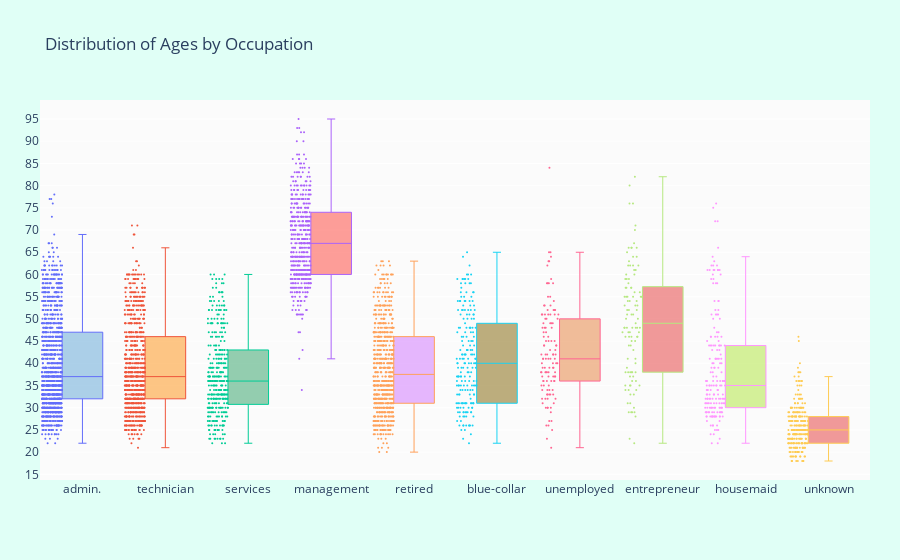

Here is the notebook cell this chart was saved with:
### Markdown cell above
# Visualization 12: Distribution of Ages by Occupation

### Code cell
# Now let's see which occupation tended to have more balance in their accounts

suscribed_df = df.loc[df["deposit"] == "yes"]

occupations = df["job"].unique().tolist()

# Get the balances by jobs
management = suscribed_df["age"].loc[suscribed_df["job"] == "management"].values
technician = suscribed_df["age"].loc[suscribed_df["job"] == "technician"].values
services = suscribed_df["age"].loc[suscribed_df["job"] == "services"].values
retired = suscribed_df["age"].loc[suscribed_df["job"] == "retired"].values
blue_collar = suscribed_df["age"].loc[suscribed_df["job"] == "blue-collar"].values
unemployed = suscribed_df["age"].loc[suscribed_df["job"] == "unemployed"].values
entrepreneur = suscribed_df["age"].loc[suscribed_df["job"] == "entrepreneur"].values
housemaid = suscribed_df["age"].loc[suscribed_df["job"] == "housemaid"].values
self_employed = suscribed_df["age"].loc[suscribed_df["job"] == "self-employed"].values
student = suscribed_df["age"].loc[suscribed_df["job"] == "student"].values


ages = [management, technician, services, retired, blue_collar, unemployed, 
         entrepreneur, housemaid, self_employed, student]

colors = ['rgba(93, 164, 214, 0.5)', 'rgba(255, 144, 14, 0.5)',
          'rgba(44, 160, 101, 0.5)', 'rgba(255, 65, 54, 0.5)', 
          'rgba(207, 114, 255, 0.5)', 'rgba(127, 96, 0, 0.5)',
         'rgba(229, 126, 56, 0.5)', 'rgba(229, 56, 56, 0.5)',
         'rgba(174, 229, 56, 0.5)', 'rgba(229, 56, 56, 0.5)']

traces = []

for xd, yd, cls in zip(occupations, ages, colors):
        traces.append(go.Box(
            y=yd,
            name=xd,
            boxpoints='all',
            jitter=0.5,
            whiskerwidth=0.2,
            fillcolor=cls,
            marker=dict(
                size=2,
            ),
            line=dict(width=1),
        ))

layout = go.Layout(
    title='Distribution of Ages by Occupation',
    yaxis=dict(
        autorange=True,
        showgrid=True,
        zeroline=True,
        dtick=5,
        gridcolor='rgb(255, 255, 255)',
        gridwidth=1,
        zerolinecolor='rgb(255, 255, 255)',
        zerolinewidth=2,
    ),
    margin=dict(
        l=40,
        r=30,
        b=80,
        t=100,
    ),
    paper_bgcolor='rgb(224,255,246)',
    plot_bgcolor='rgb(251,251,251)',
    showlegend=False
)

fig = go.Figure(data=traces, layout=layout)
iplot(fig)

### Figure 1 — Plotly figure (JSON) as saved in the notebook; plotly's stock layout.template omitted (floating-point values rounded to 4 significant figures; data arrays with more than 128 entries replaced by an {"elided": "..."} marker saying what was removed)
{"data": [{"boxpoints": "all", "fillcolor": "rgba(93, 164, 214, 0.5)", "jitter": 0.5, "line": {"width": 1}, "marker": {"size": 2}, "name": "admin.", "type": "box", "whiskerwidth": 0.2, "y": {"elided": "1301 int values"}}, {"boxpoints": "all", "fillcolor": "rgba(255, 144, 14, 0.5)", "jitter": 0.5, "line": {"width": 1}, "marker": {"size": 2}, "name": "technician", "type": "box", "whiskerwidth": 0.2, "y": {"elided": "840 int values"}}, {"boxpoints": "all", "fillcolor": "rgba(44, 160, 101, 0.5)", "jitter": 0.5, "line": {"width": 1}, "marker": {"size": 2}, "name": "services", "type": "box", "whiskerwidth": 0.2, "y": {"elided": "369 int values"}}, {"boxpoints": "all", "fillcolor": "rgba(255, 65, 54, 0.5)", "jitter": 0.5, "line": {"width": 1}, "marker": {"size": 2}, "name": "management", "type": "box", "whiskerwidth": 0.2, "y": {"elided": "516 int values"}}, {"boxpoints": "all", "fillcolor": "rgba(207, 114, 255, 0.5)", "jitter": 0.5, "line": {"width": 1}, "marker": {"size": 2}, "name": "retired", "type": "box", "whiskerwidth": 0.2, "y": {"elided": "708 int values"}}, {"boxpoints": "all", "fillcolor": "rgba(127, 96, 0, 0.5)", "jitter": 0.5, "line": {"width": 1}, "marker": {"size": 2}, "name": "blue-collar", "type": "box", "whiskerwidth": 0.2, "y": {"elided": "202 int values"}}, {"boxpoints": "all", "fillcolor": "rgba(229, 126, 56, 0.5)", "jitter": 0.5, "line": {"width": 1}, "marker": {"size": 2}, "name": "unemployed", "type": "box", "whiskerwidth": 0.2, "y": [23, 45, 30, 51, 53, 43, 47, 58, 42, 42, 36, 41, 40, 36, 33, 52, 33, 45, 35, 34, 30, 51, 46, 27, 40, 43, 35, 50, 38, 41, 38, 49, 50, 42, 48, 44, 46, 51, 27, 31, 45, 37, 39, 51, 30, 45, 38, 52, 41, 33, 30, 26, 26, 48, 34, 47, 51, 32, 36, 54, 52, 32, 51, 49, 35, 34, 34, 58, 39, 39, 37, 38, 37, 55, 38, 36, 52, 37, 42, 41, 44, 55, 39, 25, 53, 84, 51, 64, 53, 33, 65, 32, 63, 21, 38, 65, 33, 40, 40, 63, 44, 38, 49, 36, 42, 36, 32, 48, 41, 58, 59, 31, 49, 42, 39, 29, 50, 41, 62, 44, 37, 58, 48]}, {"boxpoints": "all", "fillcolor": "rgba(229, 56, 56, 0.5)", "jitter": 0.5, "line": {"width": 1}, "marker": {"size": 2}, "name": "entrepreneur", "type": "box", "whiskerwidth": 0.2, "y": [52, 53, 56, 41, 57, 47, 55, 35, 52, 46, 55, 39, 48, 53, 46, 44, 59, 55, 51, 59, 57, 34, 33, 34, 59, 48, 62, 65, 33, 41, 62, 76, 51, 23, 38, 47, 43, 35, 36, 38, 35, 58, 49, 70, 34, 45, 48, 63, 50, 52, 66, 76, 53, 38, 57, 71, 46, 66, 38, 64, 29, 80, 48, 38, 56, 55, 29, 46, 48, 66, 55, 82, 48, 48, 29, 67, 61, 61, 31, 47, 66, 45, 54, 55, 55, 60, 28, 62, 47, 31, 50, 40, 54, 54, 46, 29, 64, 30, 62, 36, 37, 60, 57, 37, 51, 44, 22, 35, 38]}, {"boxpoints": "all", "fillcolor": "rgba(174, 229, 56, 0.5)", "jitter": 0.5, "line": {"width": 1}, "marker": {"size": 2}, "name": "housemaid", "type": "box", "whiskerwidth": 0.2, "y": {"elided": "187 int values"}}, {"boxpoints": "all", "fillcolor": "rgba(229, 56, 56, 0.5)", "jitter": 0.5, "line": {"width": 1}, "marker": {"size": 2}, "name": "unknown", "type": "box", "whiskerwidth": 0.2, "y": {"elided": "269 int values"}}], "layout": {"margin": {"b": 80, "l": 40, "r": 30, "t": 100}, "paper_bgcolor": "rgb(224,255,246)", "plot_bgcolor": "rgb(251,251,251)", "showlegend": false, "title": {"text": "Distribution of Ages by Occupation"}, "yaxis": {"autorange": true, "dtick": 5, "gridcolor": "rgb(255, 255, 255)", "gridwidth": 1, "showgrid": true, "zeroline": true, "zerolinecolor": "rgb(255, 255, 255)", "zerolinewidth": 2}}}
